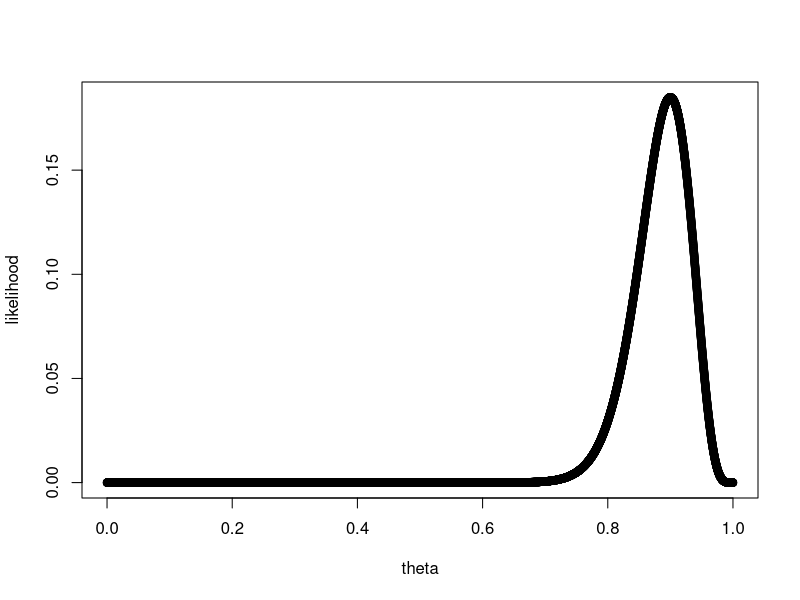
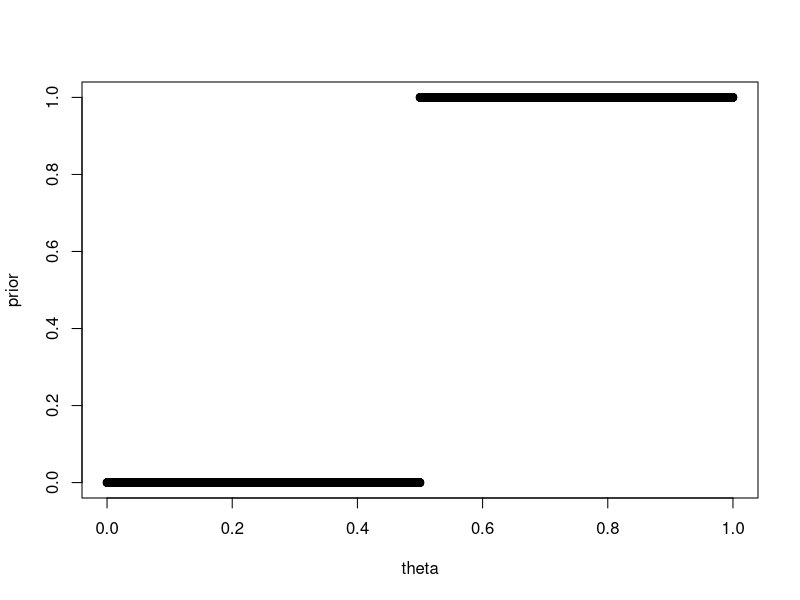
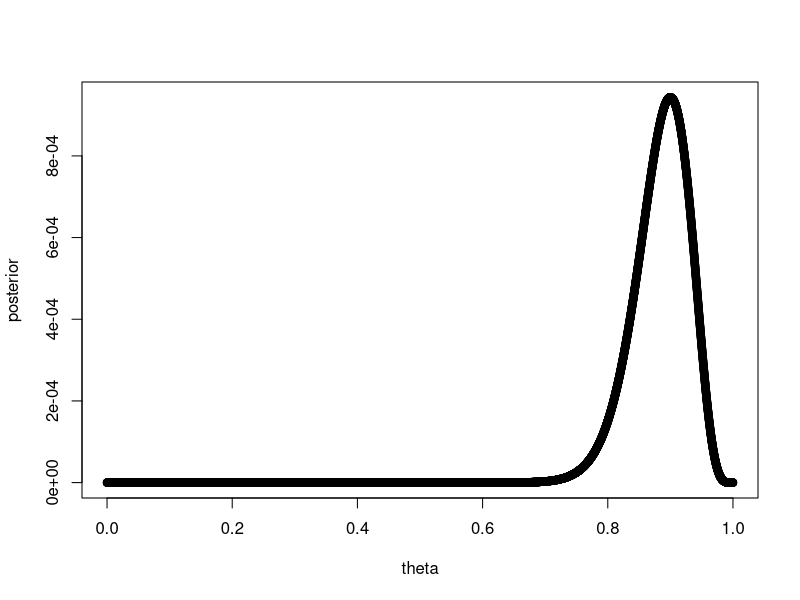

Source code (R) for these figures, in order: (Note: this script raises an error after producing the figures.)
# Data
x <- 45
n <- 50

# Assumptions
# The likelihood assumption: x ~ Binomial(theta) where theta is probability of success
# Hence, L(theta|x) = nCx theta^(x) (1-theta)^(n-x) = dbinom(x,n,theta)
# The prior assumption: p(theta) = 1 if theta > 0.5 else p(theta) = 0

# Choosing 10000 values of theta between 0 and 1
theta <- seq(from=0,to=1,length=10000)

# Computing likelihood for each value
likelihood <- dbinom(x=45,size=50,prob = theta)
plot(theta,likelihood)

# Computing prior for each value
prior <- ifelse(theta<0.5,0,1)
plot(theta,prior)

# Computing approx. marginal likelihood as SUM(prior*likelihood)
ML <- sum(likelihood*prior)

# Calculate posterior density corresponding to each value of theta
posterior <- (likelihood*prior)/ML
plot(theta,posterior)

# Draw likelihood, prior and posterior above each other
dat <- data.frame(theta=theta,likelihood=likelihood,
                  prior=prior,posterior=posterior)
dat.m <- melt(dat,id=("theta"))
library(ggplot2)
ggplot(dat.m,aes(x=theta,y=value,group=variable,color=variable))+
  geom_point()+facet_wrap(~variable,scales="free",nrow=3)

##################################

# Data: 350, 300, 200
# Likelihood assumption:
# x_ì ~ Normal(mu,sigma)
# Prior assumptions:
# sigma=40
# mu ~ Normal(350,25)

# Choose a lot of equidistant values of mu
mu <- seq(from=0,to=1000,length=50000)
sigma <- 40               
x <- c(350,300,200)    # data

# We need to calculate likelihood corresponding
# to each value of mu

# Creating an empty likelihood vector
Likelihood <- rep(NA,50000)

# Calculate the joint likelihood of observing 
# c(350,300,200) from a particular value of mu
for(i in 1:length(mu)){
  Likelihood[i] <- prod(dnorm(x=x,mean=mu[i],sd=sigma))
}
Likelihood 

plot(mu,Likelihood)

# Calculate prior densities correspoding to each mu
prior <- dnorm(mu,mean=350,sd=25)
plot(mu,prior)


unormalized_posterior <- Likelihood*prior
plot(mu,unormalized_posterior)

ML <- sum(Likelihood*prior)
posterior <- unormalized_posterior/ML
plot(mu,posterior)



# Plot all of them together
df.post <- data.frame(mu=mu,Prior=prior,
                      Likelihood=Likelihood,
                      Posterior=posterior)

head(df.post)

library(reshape2)
df.post.m <- melt(df.post,id=c("mu"))
head(df.post.m)

library(ggplot2)
ggplot(df.post.m,aes(x=mu,y=value,group=variable))+
  geom_point()+geom_line()+
  theme_bw()+
  facet_wrap(~variable,scales = "free_y",nrow = 3)

ggplot(df.post.m,aes(x=mu,y=value,group=variable))+
  geom_point()+geom_line()+
  theme_bw()+
  facet_wrap(~variable,scales = "free_y",nrow = 3)+
  scale_x_continuous(limits = c(100,500))


